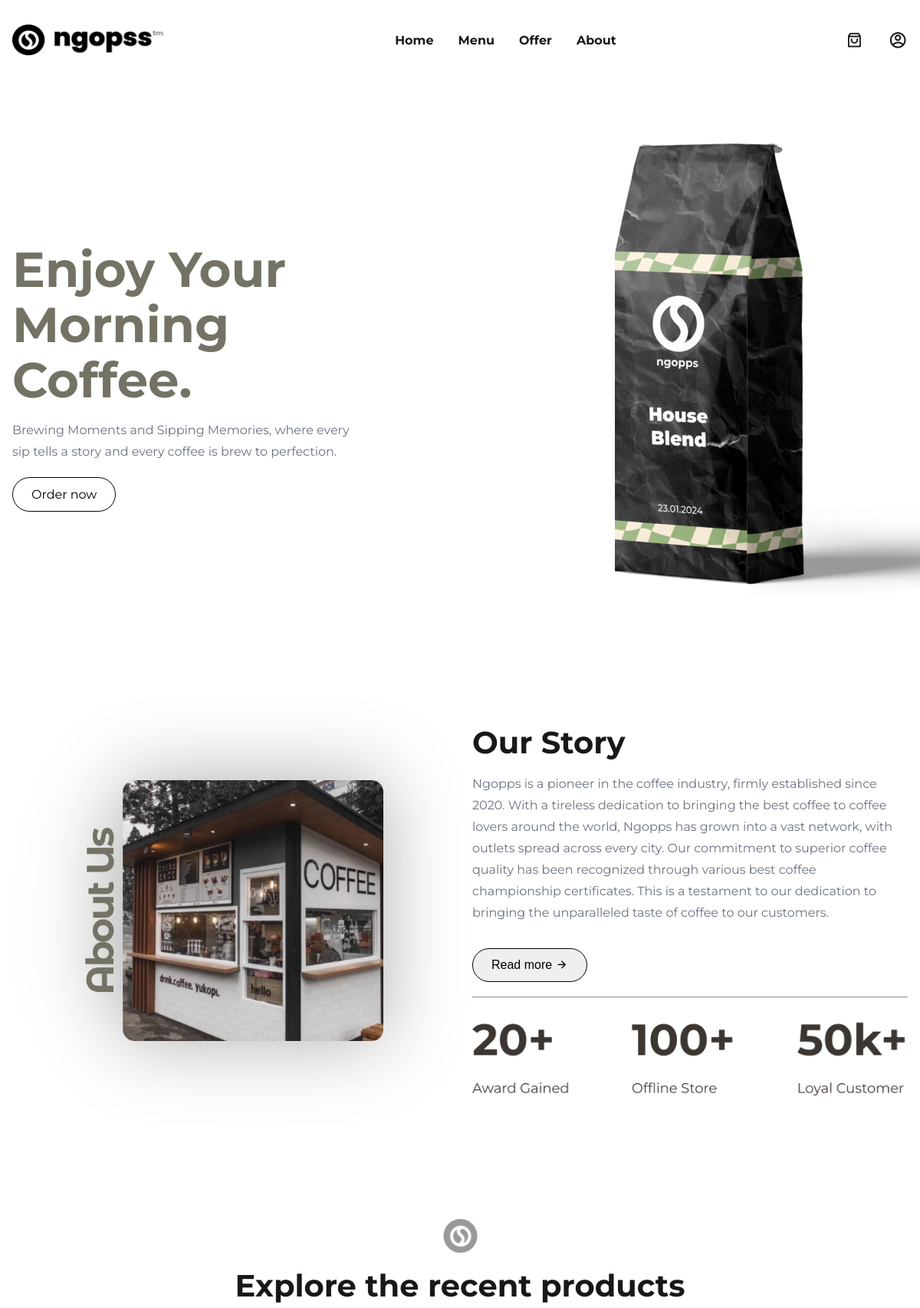
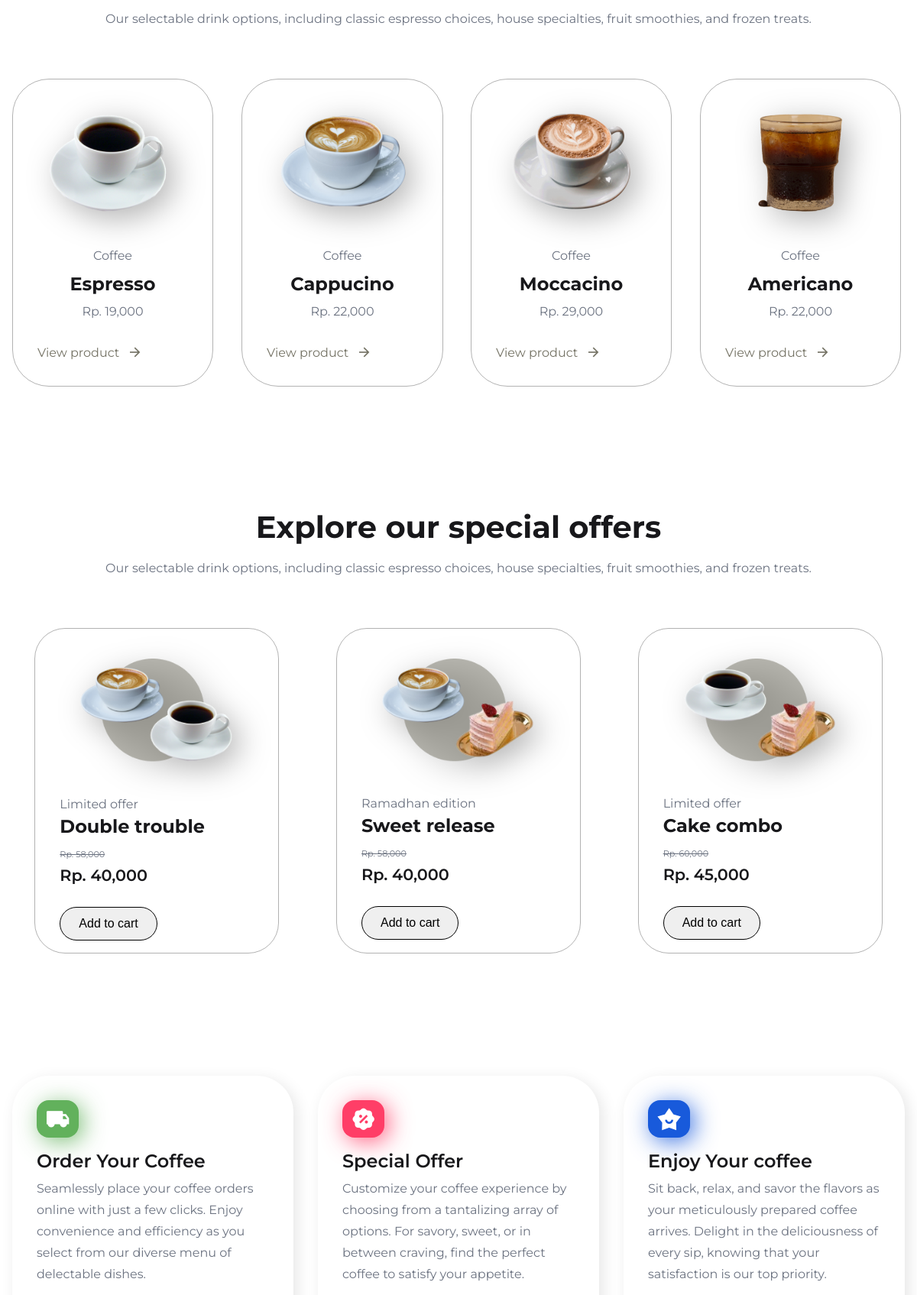
/ (signed in, upper part), run on the app's committed database (2 pictures, top to bottom).
### tables this page shows
CREATE TABLE `products` (
  `id` int(100) NOT NULL,
  `name` varchar(100) NOT NULL,
  `type` varchar(50) NOT NULL,
  `price` int(100) NOT NULL,
  `image` varchar(100) NOT NULL,
  `event` varchar(50) DEFAULT NULL,
  `discount` int(11) DEFAULT NULL,
  `stock` int(11) DEFAULT NULL,
  `sold` int(11) NOT NULL
);

### index.php (the view, shortened to what this page needs)
<?php
include('koneksi.php');
      if(!isset($_SESSION['login_user'])) {
        header("location: login.php");
      }else{
?>
<!DOCTYPE html>
<html lang="en">
  <head>
    <link
      href="https://cdn.jsdelivr.net/npm/remixicon@4.1.0/fonts/remixicon.css"
      rel="stylesheet"
    />
    <link
      rel="stylesheet"
      href="https://cdn.jsdelivr.net/npm/swiper@11/swiper-bundle.min.css"
    />
    <link rel="stylesheet" href="style.css" />
  </head>
  <body>
    <nav>
      <div class="nav__header">
        <div class="logo nav__logo">
          <a href=""><img style="height: 45px; width: 200px;" src="assets/logo.png" alt="logo"></a>
        </div>
      </div>
      <ul class="nav__links" id="nav-links">
        <li><a href="index.php">Home</a></li>
        <li><a href="menu.php">Menu</a></li>
        <li><a href="offer.php">Offer</a></li>
        <li><a href="about.php">About</a></li>
      </ul>
      <div class="nav__btn">
        <a href="testcart.php">
        <i class="ri-shopping-bag-3-line" style="font-size: 1.4rem; color: var(--text-dark)"></i>
        </a>
      </div>
        <div class="nav__btn">
        <a href="profile.php">
          <i class="ri-account-circle-line" style="font-size: 1.55rem; color: var(--text-dark)"></i>
          </a>
        </div>
    </nav>
    <header class="section__container header__container" id="home">
      <div class="header__image">
        <img src="assets/headerr.png" alt="header" />
      </div>
      <div class="header__content">
        <h1>Enjoy Your  Morning Coffee.</h1>
        <p class="section__description">
        Brewing Moments and Sipping Memories, where every sip tells
            a story and every coffee is brew to perfection.
        </p>
        <div class="header__btn">
          <a href="menu.php" class="btn">Order now</a>
        </div>
      </div>
    </header>
    <section class="section__container explore__container">
      <div class="explore__image">
        <img src="assets/about.png" alt="about" />
      </div>
      <div class="explore__content">
        <h1 class="section__header">Our Story</h1>
        <p class="section__description">
          Ngopps is a pioneer in the coffee industry, firmly established since 2020. With a tireless dedication to bringing the best coffee to coffee lovers around the world, Ngopps has grown into a vast network, with outlets spread across every city.
Our commitment to superior coffee quality has been recognized through various best coffee championship certificates. This is a testament to our dedication to bringing the unparalleled taste of coffee to our customers.
        </p>
        <div class="explore__btn">
         <a href="about.html"><button class="btn">
            Read more <span><i class="ri-arrow-right-line"></i></span>
          </button></a>
        </div>
        <br>
        <hr>
        <br>
        <div class="miles__image">
          <img src="assets/miles.png" alt="milestones" />
        </div>
      </div>
    </section>
    <section class="section__container special__container" id="special">
      <img style="max-width: 45px; max-height: 45px; margin-inline: auto;" src="assets/logoo.png" alt="logoo" />
      <br>
      <h2 class="section__header">Explore the recent products</h2>
      <p class="section__description">
        Our selectable drink options, including classic espresso choices, house specialties, fruit smoothies, and frozen treats.
      </p>
      <div class="special__grid">
        <?php
        $query1 = mysqli_query($koneksi, 'SELECT * FROM products where type = "Coffee" or "Pastry" limit 4');
        $result = mysqli_fetch_all($query1, MYSQLI_ASSOC);
        ?>
        <?php foreach($result as $result) : ?>
            <div class="special__card">
              <img src="upload/<?php echo $result['image'] ?>" alt="..."><br>
              <p class="price"><?php echo $result['type'] ?></p>
                <h4><?php echo $result['name'] ?></h4>
               <p class="price">Rp. <?php echo number_format($result['price']); ?></p><br>
               <a href="#">
                View product
                <span><i class="ri-arrow-right-line"></i></span>
              </a>
              </div>
              <?php endforeach; ?>
      </div>
    </section>
    <section class="section__container special__container">
      <h2 class="section__header">Explore our special offers</h2>
      <p class="section__description">
      Our selectable drink options, including classic espresso choices, house specialties, fruit smoothies, and frozen treats.
      </p>
      <div class="offer__grid">
        <?php
        $query2 = mysqli_query($koneksi, 'SELECT * FROM products WHERE type="Offer" limit 3');
        $result = mysqli_fetch_all($query2, MYSQLI_ASSOC);
        ?>
        <?php foreach($result as $result) : ?>
            <div class="offer__card">
              <img src="upload/<?php echo $result['image'] ?>" alt="..."><br>
              <p class="price"><?php echo $result['event'] ?></p>
                <h4><?php echo $result['name'] ?></h4>
               <p class="beforee">Rp. <?php echo number_format($result['discount']); ?></p>
               <p class="after">Rp. <?php echo number_format($result['price']); ?></p><br>
               <button class="btn add-to-cart" data-product-id="<?php echo $result['id']; ?>">Add to cart</button>
              </div>
              <?php endforeach; ?>
      </div>
    </section>
    <section class="section__container banner__container">
      <div class="banner__card">
        <span class="banner__icon"><i class="ri-truck-fill"></i></span>
        <h4>Order Your Coffee</h4>
        <p>
          Seamlessly place your coffee orders online with just a few clicks. Enjoy
          convenience and efficiency as you select from our diverse menu of
          delectable dishes.
        </p>
      </div>
      <div class="banner__card">
        <span class="banner__icon"><i class="ri-discount-percent-fill"></i></span>
        <h4>Special Offer</h4>
        <p>
          Customize your coffee experience by choosing from a tantalizing array
          of options. For savory, sweet, or in between craving, find the perfect
          coffee to satisfy your appetite.
        </p>
      </div>
      <div class="banner__card">
        <span class="banner__icon"><i class="ri-star-smile-fill"></i></span>
        <h4>Enjoy Your coffee</h4>
        <p>
          Sit back, relax, and savor the flavors as your meticulously prepared
          coffee arrives. Delight in the deliciousness of every sip, knowing that
          your satisfaction is our top priority.
        </p>
      </div>
    </section>
  </body>
</html>
<?php } ?>

### data on the page
products: image (picture), type "Coffee", name "Espresso", price "19,000"
products: image (picture), type "Coffee", name "Cappucino", price "22,000"
products: image (picture), type "Coffee", name "Moccacino", price "29,000"
products: image (picture), type "Coffee", name "Americano", price "22,000"
products: image (picture), event "Limited offer", name "Double trouble", discount "58,000", price "40,000"
products: image (picture), event "Ramadhan edition", name "Sweet release", discount "58,000", price "40,000"
products: image (picture), event "Limited offer", name "Cake combo", discount "60,000", price "45,000"
